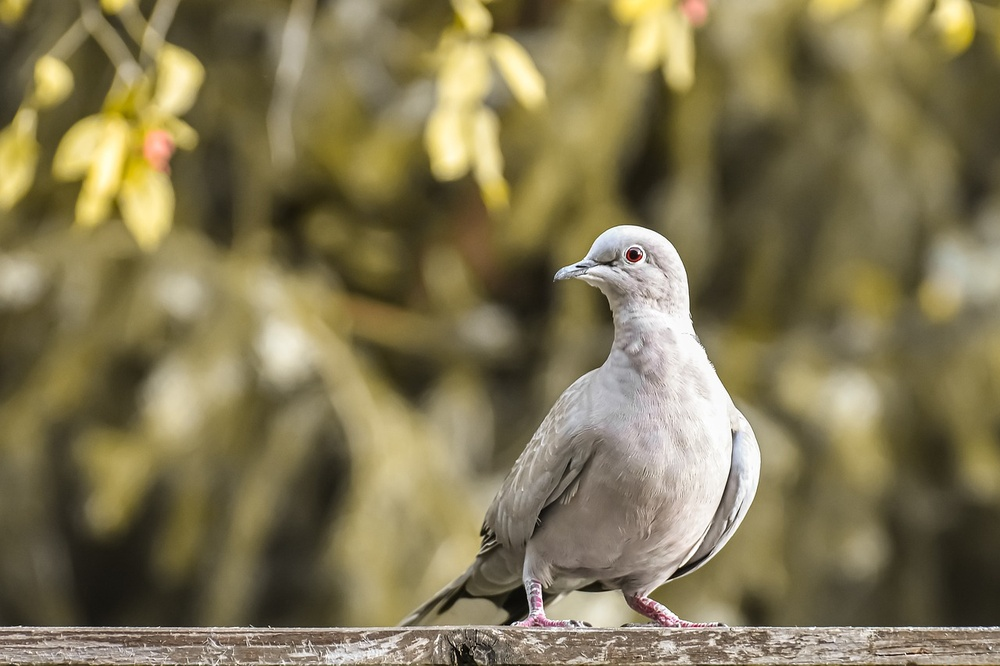
#> input picture open_cv/test_pic.jpg, 1000 x 666 px, shrunk from 1280 x 853 before the run
$ python chapter_3_2.py
#> lines starting #> are read from the running program, lines starting #| are printed output that depends on the picture
import cv2

img = cv2.imread("../test_pic.jpg")
#> img is the input picture: shape (666, 1000, 3); mean B, G, R 83.5, 119.1, 129.6

imgCropped = img[100:200, 200:500]
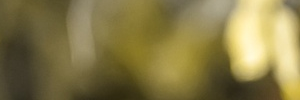
#> imgCropped: shape (100, 300, 3); mean B, G, R 71.9, 121.6, 133.9
# Cropped chunk from (x1, x2 = 100, 200; y1, y2 = 200, 500)

cv2.imshow("Default image", img)
cv2.imshow("Cropped part", imgCropped)
cv2.waitKey(0)
